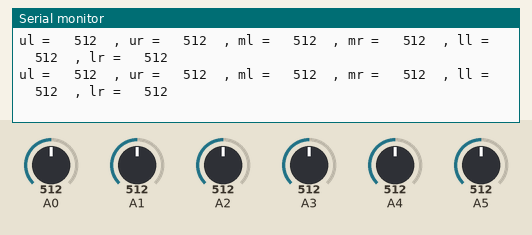
Recording of a sketch running on a simulated Arduino Uno, built with avr-gcc and run on an emulated ATmega328P. Parts: the last lines printed to the serial monitor. The test bench sets the inputs (shaded band); at power-on: A0 = 512, A3 = 512, A2 = 512, A1 = 512, A4 = 512, A5 = 512.

Above: at 1.2 s.
1.3 s: A0 set to 106
At 1.9 s:
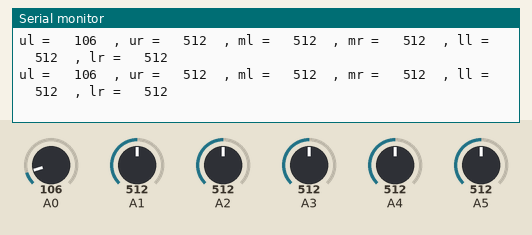
2.8 s: A0 set to 88
At 3.3 s:
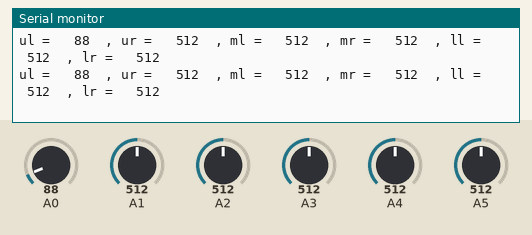
5.8 s: A3 set to 110
At 6.5 s:
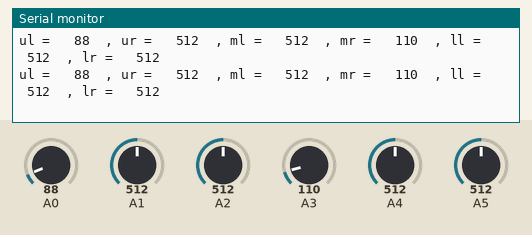
8.8 s: A3 set to 90
At 9.3 s:
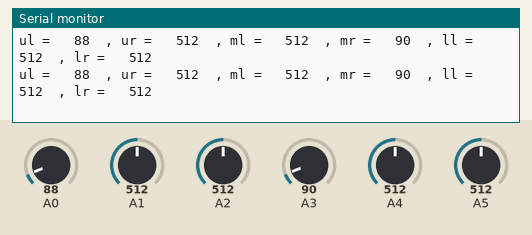
13.3 s: A2 set to 108
At 14.3 s:
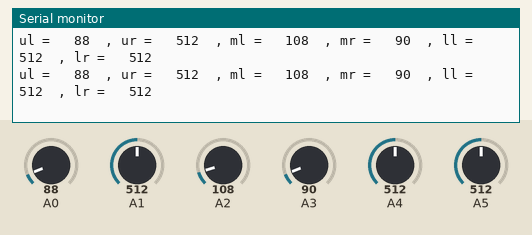
14.8 s: A2 set to 91
At 15.3 s:
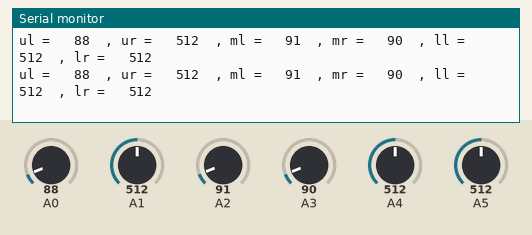
Timing chart, 0 to 17.3 s (numbered marks = the images above; inputs shaded):
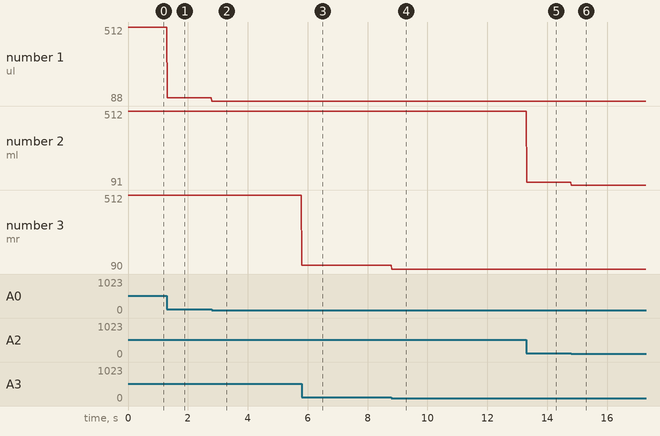

The sketch:

RawData.v4.ino
```cpp
void setup() {
  Serial.begin(115200);
}

void loop() {
  Serial.print("ul = \t");
  Serial.print(analogRead(0));
  Serial.print("\t, ur = \t");
  Serial.print(analogRead(1));

  Serial.print("\t, ml = \t");
  Serial.print(analogRead(2));
  Serial.print("\t, mr = \t");
  Serial.print(analogRead(3));

  Serial.print("\t, ll = \t");
  Serial.print(analogRead(4));
  Serial.print("\t, lr = \t");
  Serial.print(analogRead(5));

  Serial.println("\t");
  delay(10);
}
```

Measured:
- after the input at 1.3 s, the serial monitor: prints a new line at once (image 1)
- after the input at 2.8 s, the serial monitor: prints a new line at once (image 2)
- after the input at 5.8 s, the serial monitor: prints a new line at once (image 3)
- after the input at 8.8 s, the serial monitor: prints a new line at once (image 4)
- after the input at 13.3 s, the serial monitor: prints a new line at once (image 5)
- after the input at 14.8 s, the serial monitor: prints a new line at once (image 6)
- plotted number 1: 512 → 106 after the input at 1.3 s, 106 → 88 after the input at 2.8 s
- plotted number 2: 512 → 108 after the input at 13.3 s, 108 → 91 after the input at 14.8 s
